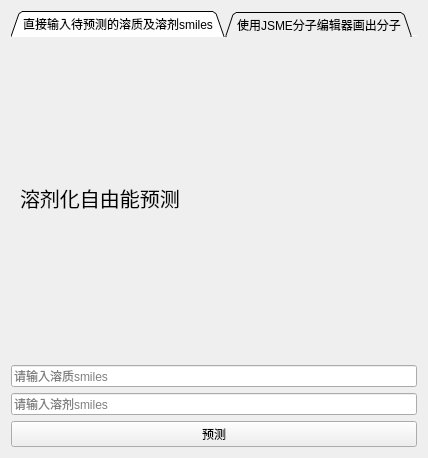
<?xml version="1.0" encoding="UTF-8"?>
<ui version="4.0">
 <class>Form</class>
 <widget class="QWidget" name="Form">
  <property name="geometry">
   <rect>
    <x>0</x>
    <y>0</y>
    <width>414</width>
    <height>408</height>
   </rect>
  </property>
  <property name="windowTitle">
   <string>Form</string>
  </property>
  <layout class="QVBoxLayout" name="verticalLayout">
   <item>
    <widget class="QTabWidget" name="tabWidget">
     <property name="tabPosition">
      <enum>QTabWidget::North</enum>
     </property>
     <property name="tabShape">
      <enum>QTabWidget::Triangular</enum>
     </property>
     <property name="currentIndex">
      <number>0</number>
     </property>
     <property name="iconSize">
      <size>
       <width>12</width>
       <height>12</height>
      </size>
     </property>
     <property name="elideMode">
      <enum>Qt::ElideNone</enum>
     </property>
     <property name="usesScrollButtons">
      <bool>false</bool>
     </property>
     <property name="documentMode">
      <bool>true</bool>
     </property>
     <property name="tabsClosable">
      <bool>false</bool>
     </property>
     <property name="movable">
      <bool>true</bool>
     </property>
     <property name="tabBarAutoHide">
      <bool>false</bool>
     </property>
     <widget class="QWidget" name="tab">
      <attribute name="title">
       <string>直接输入待预测的溶质及溶剂smiles</string>
      </attribute>
      <layout class="QVBoxLayout" name="verticalLayout_2">
       <item>
        <widget class="QLabel" name="label">
         <property name="minimumSize">
          <size>
           <width>300</width>
           <height>300</height>
          </size>
         </property>
         <property name="font">
          <font>
           <pointsize>15</pointsize>
          </font>
         </property>
         <property name="styleSheet">
          <string notr="true">border-image: url(:/images/Qtdesigner/images/1.jpg);</string>
         </property>
         <property name="text">
          <string>溶剂化自由能预测</string>
         </property>
        </widget>
       </item>
      </layout>
     </widget>
     <widget class="QWidget" name="tab_2">
      <attribute name="title">
       <string>使用JSME分子编辑器画出分子</string>
      </attribute>
     </widget>
    </widget>
   </item>
   <item>
    <widget class="LineEdit" name="lineEdit_2">
     <property name="placeholderText">
      <string>请输入溶质smiles</string>
     </property>
     <property name="clearButtonEnabled">
      <bool>true</bool>
     </property>
    </widget>
   </item>
   <item>
    <widget class="LineEdit" name="lineEdit">
     <property name="placeholderText">
      <string>请输入溶剂smiles</string>
     </property>
     <property name="clearButtonEnabled">
      <bool>true</bool>
     </property>
    </widget>
   </item>
   <item>
    <widget class="PushButton" name="pushButton">
     <property name="text">
      <string>预测</string>
     </property>
    </widget>
   </item>
  </layout>
 </widget>
 <customwidgets>
  <customwidget>
   <class>PushButton</class>
   <extends>QPushButton</extends>
   <header>qfluentwidgets.h</header>
  </customwidget>
  <customwidget>
   <class>LineEdit</class>
   <extends>QLineEdit</extends>
   <header>qfluentwidgets.h</header>
  </customwidget>
 </customwidgets>
 <resources>
  <include location="../../qrc.qrc"/>
 </resources>
 <connections/>
</ui>
